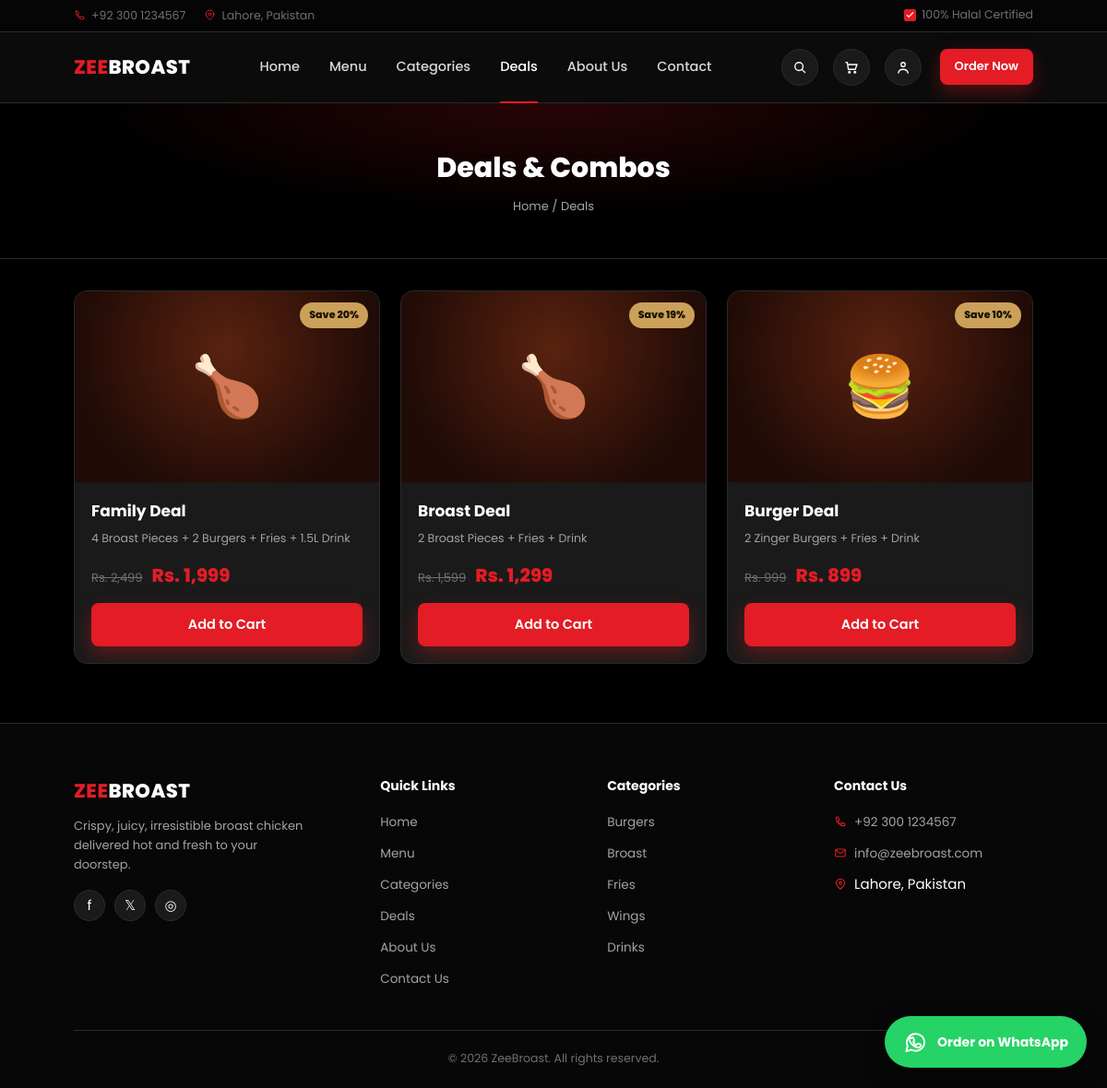
The page /deals.php on the database its author committed.
### tables this page shows
CREATE TABLE `deals` (
  `id` INT UNSIGNED NOT NULL AUTO_INCREMENT,
  `title` VARCHAR(150) NOT NULL,
  `slug` VARCHAR(180) NOT NULL,
  `description` TEXT NULL,
  `image` VARCHAR(255) NULL,
  `icon` VARCHAR(10) NULL,
  `original_price` DECIMAL(10,2) NOT NULL,
  `deal_price` DECIMAL(10,2) NOT NULL,
  `cost_price` DECIMAL(10,2) NULL,
  `discount_percent` INT NOT NULL DEFAULT 0,
  `status` ENUM('active','inactive') NOT NULL DEFAULT 'active',
  `sort_order` INT NOT NULL DEFAULT 0,
  `created_at` TIMESTAMP NOT NULL DEFAULT CURRENT_TIMESTAMP,
  PRIMARY KEY (`id`),
  UNIQUE KEY `uq_deal_slug` (`slug`)
);

CREATE TABLE `categories` (
  `id` INT UNSIGNED NOT NULL AUTO_INCREMENT,
  `name` VARCHAR(100) NOT NULL,
  `slug` VARCHAR(120) NOT NULL,
  `icon` VARCHAR(60) NULL COMMENT 'emoji or icon class used as visual placeholder',
  `image` VARCHAR(255) NULL,
  `sort_order` INT NOT NULL DEFAULT 0,
  `status` ENUM('active','inactive') NOT NULL DEFAULT 'active',
  `created_at` TIMESTAMP NOT NULL DEFAULT CURRENT_TIMESTAMP,
  PRIMARY KEY (`id`),
  UNIQUE KEY `uq_category_slug` (`slug`)
);

### includes/functions.php (called while the page is built, shortened)
<?php
function setting(string $key, $default = '')
{
    static $cache = null;
    if ($cache === null) {
        $cache = [];
        $stmt = db()->query('SELECT setting_key, setting_value FROM settings');
        foreach ($stmt->fetchAll() as $row) {
            $cache[$row['setting_key']] = $row['setting_value'];
        }
    }
    return $cache[$key] ?? $default;
}
function e(?string $value): string
{
    return htmlspecialchars($value ?? '', ENT_QUOTES, 'UTF-8');
}
function money($amount): string
{
    return setting('currency_symbol', 'Rs.') . ' ' . number_format((float)$amount);
}
function base_url(string $path = ''): string
{
    return BASE_URL . '/' . ltrim($path, '/');
}
function media_url(?string $path): ?string
{
    if (empty($path)) {
        return null;
    }
    return base_url('uploads/' . ltrim($path, '/'));
}

### config/database.php (called while the page is built, shortened)
<?php
function db(): PDO
{
    static $pdo = null;
    if ($pdo === null) {
        $dsn = 'mysql:host=' . DB_HOST . ';dbname=' . DB_NAME . ';charset=' . DB_CHARSET;
        $options = [
            PDO::ATTR_ERRMODE            => PDO::ERRMODE_EXCEPTION,
            PDO::ATTR_DEFAULT_FETCH_MODE => PDO::FETCH_ASSOC,
            PDO::ATTR_EMULATE_PREPARES   => false,
        ];
        try {
            $pdo = new PDO($dsn, DB_USER, DB_PASS, $options);
        } catch (PDOException $e) {
            die('Database connection failed. Please try again later.');
        }
    }
    return $pdo;
}

### deals.php (the view, shortened to what this page needs)
<?php
require_once __DIR__ . '/includes/header.php';
$deals = db()->query("SELECT * FROM deals WHERE status='active' ORDER BY sort_order")->fetchAll();
$dealItemsStmt = db()->prepare("SELECT item_label, quantity FROM deal_items WHERE deal_id = ?");
?>
<div class="page-header">
  <div class="container">
    <h1>Deals &amp; Combos</h1>
    <div class="breadcrumb"><a href="<?= base_url('index.php') ?>">Home</a> / Deals</div>
  </div>
</div>
<div class="section">
  <div class="container">
    <?php if (empty($deals)): ?>
      <div class="empty-state"><div class="e-icon">🎉</div><p>No active deals right now. Check back soon!</p></div>
    <?php else: ?>
    <div class="deal-grid">
      <?php foreach ($deals as $deal): $dealItemsStmt->execute([$deal['id']]); $items = $dealItemsStmt->fetchAll(); ?>
      <?php $dealImageUrl = media_url($deal['image'] ?? null); ?>
      <div class="deal-card">
        <?php if ($deal['discount_percent'] > 0): ?><span class="deal-save">Save <?= (int)$deal['discount_percent'] ?>%</span><?php endif; ?>
        <div class="deal-thumb">
          <?php if ($dealImageUrl): ?>
            <img src="<?= e($dealImageUrl) ?>" alt="<?= e($deal['title']) ?>" loading="lazy">
          <?php else: ?>
            <?= e($deal['icon'] ?: '🍗') ?>
          <?php endif; ?>
        </div>
        <div class="deal-body">
          <h3><?= e($deal['title']) ?></h3>
          <p><?= e($deal['description']) ?></p>
          <div class="deal-price-row">
            <span class="old"><?= money($deal['original_price']) ?></span>
            <span class="new"><?= money($deal['deal_price']) ?></span>
          </div>
          <button class="btn btn-primary btn-block js-add-cart" data-type="deal" data-id="<?= (int)$deal['id'] ?>">Add to Cart</button>
        </div>
      </div>
      <?php endforeach; ?>
    </div>
    <?php endif; ?>
  </div>
</div>
<?php require_once __DIR__ . '/includes/footer.php'; ?>

### includes/footer.php (shortened to what this page needs)
<footer class="site-footer">
  <div class="container">
    <div class="footer-grid">
      <div class="footer-about">
        <a href="<?= base_url('index.php') ?>" class="logo">
          <?php if ($logo_url): ?>
            <img src="<?= e($logo_url) ?>" alt="<?= e(setting('site_name')) ?>" class="logo-image">
          <?php else: ?>
            <span><span class="zee">ZEE</span><span class="broast">BROAST</span></span>
          <?php endif; ?>
        </a>
        <p>Crispy, juicy, irresistible broast chicken delivered hot and fresh to your doorstep.</p>
        <div class="footer-social">
          <a href="<?= e(setting('facebook_url', '#')) ?>" title="Facebook">f</a>
          <a href="<?= e(setting('twitter_url', '#')) ?>" title="Twitter">𝕏</a>
          <a href="<?= e(setting('instagram_url', '#')) ?>" title="Instagram">◎</a>
        </div>
      </div>
      <div>
        <h4>Quick Links</h4>
        <ul>
          <li><a href="<?= base_url('index.php') ?>">Home</a></li>
          <li><a href="<?= base_url('menu.php') ?>">Menu</a></li>
          <li><a href="<?= base_url('category.php') ?>">Categories</a></li>
          <li><a href="<?= base_url('deals.php') ?>">Deals</a></li>
          <li><a href="<?= base_url('about.php') ?>">About Us</a></li>
          <li><a href="<?= base_url('contact.php') ?>">Contact Us</a></li>
        </ul>
      </div>
      <div>
        <h4>Categories</h4>
        <ul>
          <?php foreach (db()->query("SELECT name, slug FROM categories WHERE status='active' ORDER BY sort_order")->fetchAll() as $cat): ?>
          <li><a href="<?= base_url('category.php?slug=' . urlencode($cat['slug'])) ?>"><?= e($cat['name']) ?></a></li>
          <?php endforeach; ?>
        </ul>
      </div>
      <div>
        <h4>Contact Us</h4>
        <ul>
          <li><a href="tel:<?= e(setting('phone')) ?>"><span class="footer-contact-icon" aria-hidden="true"><svg viewBox="0 0 24 24"><path d="M5 4h3l2 5-2.5 1.5a12 12 0 0 0 6 6L15 14l5 2v3a1 1 0 0 1-1 1C10.7 20 4 13.3 4 5a1 1 0 0 1 1-1Z"></path></svg></span><?= e(setting('phone')) ?></a></li>
          <li><a href="mailto:<?= e(setting('email')) ?>"><span class="footer-contact-icon" aria-hidden="true"><svg viewBox="0 0 24 24"><rect x="3" y="5" width="18" height="14" rx="2"></rect><path d="m4 7 8 6 8-6"></path></svg></span><?= e(setting('email')) ?></a></li>
          <li><span class="footer-contact-line"><span class="footer-contact-icon" aria-hidden="true"><svg viewBox="0 0 24 24"><path d="M20 10c0 5-8 11-8 11S4 15 4 10a8 8 0 1 1 16 0Z"></path><circle cx="12" cy="10" r="2.5"></circle></svg></span><?= e(setting('address')) ?></span></li>
        </ul>
      </div>
    </div>
    <div class="footer-bottom">
      &copy; <?= date('Y') ?> <?= e(setting('site_name')) ?>. All rights reserved.
    </div>
  </div>
</footer>
<a
  class="whatsapp-float"
  href="https://wa.me/923035636080?text=Hi%20ZeeBroast%2C%20I%20would%20like%20to%20place%20an%20order."
  target="_blank"
  rel="noopener noreferrer"
  aria-label="Order through WhatsApp"
  title="Order through WhatsApp"
>
  <span>Order on WhatsApp</span>
</a>
</body>
</html>

### rows shown on the page
deals: discount_percent "20", icon "🍗", title "Family Deal", description "4 Broast Pieces + 2 Burgers + Fries + 1.5L Drink", original_price "Rs. 2,499", deal_price "Rs. 1,999"
deals: discount_percent "19", icon "🍗", title "Broast Deal", description "2 Broast Pieces + Fries + Drink", original_price "Rs. 1,599", deal_price "Rs. 1,299"
deals: discount_percent "10", icon "🍔", title "Burger Deal", description "2 Zinger Burgers + Fries + Drink", original_price "Rs. 999", deal_price "Rs. 899"
categories: name "Burgers"
categories: name "Broast"
categories: name "Fries"
categories: name "Wings"
categories: name "Drinks"

### other values the page prints
setting('phone') "+92 300 1234567"
setting('address') "Lahore, Pakistan"
setting('email') "info@zeebroast.com"
setting('site_name') "ZeeBroast"
